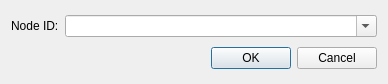
<?xml version="1.0" encoding="UTF-8"?>
<ui version="4.0">
 <class>FindNodeDialog</class>
 <widget class="QDialog" name="FindNodeDialog">
  <property name="geometry">
   <rect>
	<x>0</x>
	<y>0</y>
	<width>388</width>
	<height>84</height>
   </rect>
  </property>
  <property name="windowTitle">
   <string>Dialog</string>
  </property>
  <layout class="QVBoxLayout" name="verticalLayout">
   <item>
	<layout class="QHBoxLayout" name="horizontalLayout">
	 <item>
	  <widget class="QLabel" name="label">
	   <property name="sizePolicy">
		<sizepolicy hsizetype="Maximum" vsizetype="Preferred">
		 <horstretch>0</horstretch>
		 <verstretch>0</verstretch>
		</sizepolicy>
	   </property>
	   <property name="text">
		<string>Node ID:</string>
	   </property>
	  </widget>
	 </item>
	 <item>
	  <widget class="QComboBox" name="id">
	   <property name="editable">
		<bool>true</bool>
	   </property>
	  </widget>
	 </item>
	</layout>
   </item>
   <item>
	<widget class="QDialogButtonBox" name="buttonBox">
	 <property name="orientation">
	  <enum>Qt::Horizontal</enum>
	 </property>
	 <property name="standardButtons">
	  <set>QDialogButtonBox::Cancel|QDialogButtonBox::Ok</set>
	 </property>
	</widget>
   </item>
  </layout>
 </widget>
 <resources/>
 <connections>
  <connection>
   <sender>buttonBox</sender>
   <signal>accepted()</signal>
   <receiver>FindNodeDialog</receiver>
   <slot>accept()</slot>
   <hints>
	<hint type="sourcelabel">
	 <x>198</x>
	 <y>70</y>
	</hint>
	<hint type="destinationlabel">
	 <x>157</x>
	 <y>79</y>
	</hint>
   </hints>
  </connection>
  <connection>
   <sender>buttonBox</sender>
   <signal>rejected()</signal>
   <receiver>FindNodeDialog</receiver>
   <slot>reject()</slot>
   <hints>
	<hint type="sourcelabel">
	 <x>198</x>
	 <y>70</y>
	</hint>
	<hint type="destinationlabel">
	 <x>207</x>
	 <y>79</y>
	</hint>
   </hints>
  </connection>
 </connections>
</ui>
